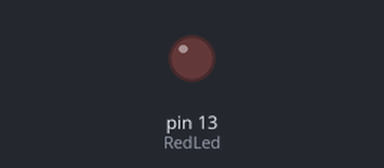
A program run on a simulated Arduino Nano, built with avr-gcc and run on an emulated ATmega328P. Parts: output pins drawn as LEDs (lit = HIGH). What the program prints to the serial monitor is not drawn.

Above: at 0.05 s.
Timing chart, 0 to 3.0 s (numbered marks = the images above):
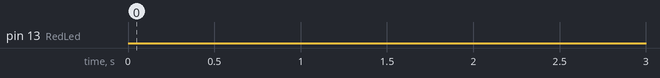

Measured:
- by itself, pin 13 (RedLed): LOW → HIGH at 5.9 s, → LOW 0.20 s later, → HIGH 0.80 s later, → LOW 0.20 s later, … (252 changes in this stretch)
- by itself, everything shown: repeats every 5.9 s, in 12 steps

The program:

main.cpp
```cpp
#include <Arduino.h>
#include <Arduino_FreeRTOS.h>
#include <queue.h>

#define RedLed 13
#define YellowLed 12
#define BlueLed 11
/*
//Creating task function
void redTask(void *pvParameters);
void yellowTask(void *pvParameters);
void blueTask(void *pvParameters);
*/
void vSenderTask(void *pvParameters);
void vReceiverTask(void *pvParameters);

//creating task profiler to debug in the serial monitor
typedef int TaskProfiler;
TaskProfiler SenderTaskProfilerMaky ;
TaskProfiler ReceiverTaskProfilerMaky;

//QueueHandle_t assigne value
QueueHandle_t yearQueue;


void setup() {
  Serial.begin(9600);
  /*
  xTaskCreate(redTask, "Red", 128, NULL, 1, NULL);
  xTaskCreate(yellowTask, "Yellow", 128, NULL, );
  xTaskCreate(blueTask, "Blue", 128, NULL, 1, NULL);
*/
  yearQueue = xQueueCreate(5, sizeof(int32_t));
  if (yearQueue == NULL) {
    Serial.println("Failed to create the queue");
    while (1); // Halt if queue creation fails
  }
  xTaskCreate(vSenderTask, "Sender1", 128, (void *)8221, 1, NULL);
  xTaskCreate(vSenderTask, "Sender2", 128, (void *)2019, 1, NULL);
  xTaskCreate(vReceiverTask, "Receiver", 128, NULL, 2, NULL);
}

void loop() {

}
/*
void redTask(void *pvParameters) {
  pinMode(RedLed, OUTPUT);
  while(1) {
    digitalWrite(RedLed,HIGH);
    vTaskDelay(1000);
    digitalWrite(RedLed,LOW);
    vTaskDelay(1000);
  }
}

void yellowTask(void *pvParameters) {
pinMode(YellowLed, OUTPUT);
while(1) {
  digitalWrite(YellowLed,HIGH);
  vTaskDelay(1000);
  digitalWrite(YellowLed,LOW);
  vTaskDelay(1000);
}
}

void blueTask(void *pvParameters){

  pinMode(BlueLed, OUTPUT);
  while(1) {
    digitalWrite(BlueLed,HIGH);
    vTaskDelay(1000);
    digitalWrite(BlueLed,LOW);
    vTaskDelay(1000);
  }
  }
*/
void vSenderTask(void *pvParameters) {
//
BaseType_t qStatus;
int32_t valueToSend;
valueToSend = (int32_t)pvParameters;
pinMode(RedLed, OUTPUT);
while (1)
{
  qStatus = xQueueSend(yearQueue, &valueToSend, 0);
  if(qStatus != pdPASS){
    Serial.println("Could not send to the queue");
  }
  digitalWrite(RedLed,HIGH);
  vTaskDelay(pdMS_TO_TICKS(500)); // Add a small delay to avoid overwhelming the queue
  digitalWrite(RedLed,LOW);
  vTaskDelay(pdMS_TO_TICKS(500));
}
}

void vReceiverTask(void *pvParameters){
  BaseType_t qStatus;
  int32_t valueMreceive;
  const TickType_t xTicksToWait = pdMS_TO_TICKS(100);
  while (1)
  {
    qStatus = xQueueReceive(yearQueue, &valueMreceive, xTicksToWait);

    if (qStatus == pdPASS)
    {
      Serial.print("Data received: ");
      Serial.println(valueMreceive);
    }
    else
    {
      Serial.println("Could not receive from queue.");
    }
    digitalWrite(RedLed,LOW);
    vTaskDelay(pdMS_TO_TICKS(200)); // Add a small delay
  }


}
```
